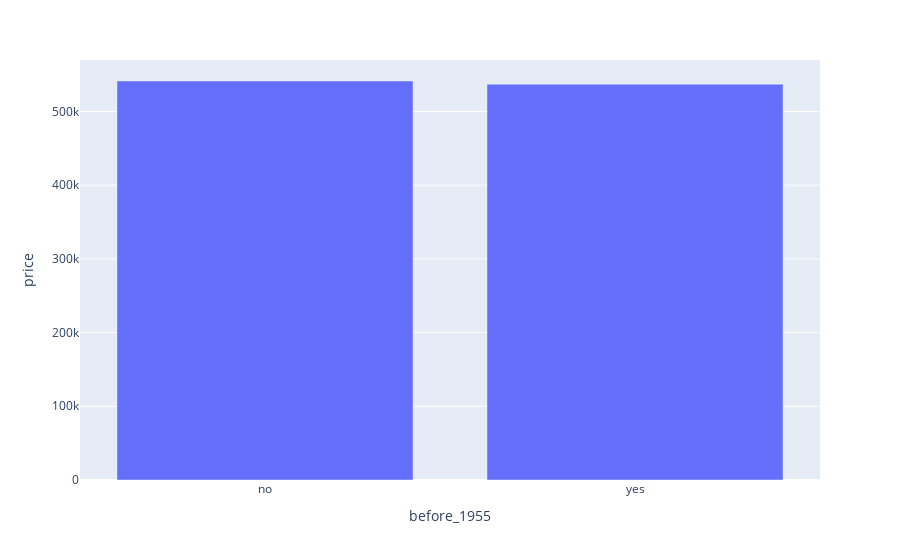

Notebook code for this chart:
### Code cell
fig = px.bar(df_properties_1955, x = 'before_1955', y = 'price')
fig.show()

### Figure 1 — Plotly figure (JSON) as saved in the notebook; plotly's stock layout.template omitted (floating-point values rounded to 4 significant figures)
{"data": [{"alignmentgroup": "True", "hovertemplate": "before_1955=%{x}<br>price=%{y}<extra></extra>", "legendgroup": "", "marker": {"color": "#636efa", "pattern": {"shape": ""}}, "name": "", "offsetgroup": "", "orientation": "v", "showlegend": false, "textposition": "auto", "type": "bar", "x": ["no", "yes"], "xaxis": "x", "y": [541300.0, 537100.0], "yaxis": "y"}], "layout": {"barmode": "relative", "legend": {"tracegroupgap": 0}, "margin": {"t": 60}, "xaxis": {"anchor": "y", "domain": [0, 1], "title": {"text": "before_1955"}}, "yaxis": {"anchor": "x", "domain": [0, 1], "title": {"text": "price"}}}}
